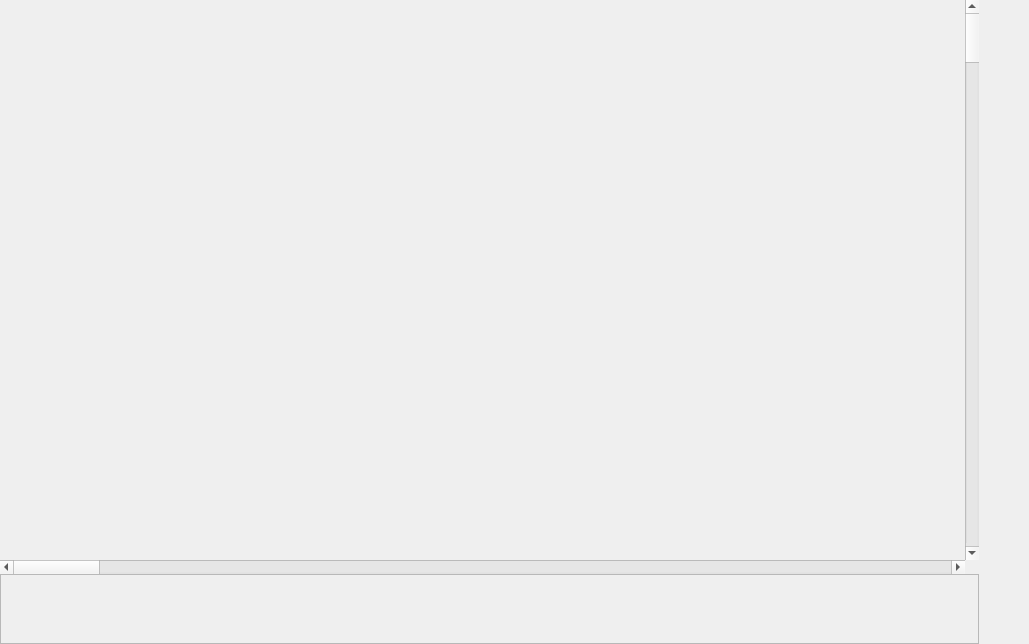
<?xml version="1.0" encoding="UTF-8"?>
<ui version="4.0">
 <class>MapsEditor</class>
 <widget class="QWidget" name="MapsEditor">
  <property name="geometry">
   <rect>
    <x>0</x>
    <y>0</y>
    <width>1029</width>
    <height>644</height>
   </rect>
  </property>
  <property name="windowTitle">
   <string>Form</string>
  </property>
  <layout class="QGridLayout" name="gridLayout" rowstretch="1,0,0" columnstretch="1,0,0">
   <property name="leftMargin">
    <number>0</number>
   </property>
   <property name="topMargin">
    <number>0</number>
   </property>
   <property name="rightMargin">
    <number>0</number>
   </property>
   <property name="bottomMargin">
    <number>0</number>
   </property>
   <property name="spacing">
    <number>0</number>
   </property>
   <item row="0" column="1">
    <widget class="QScrollBar" name="mapVScrollBar">
     <property name="orientation">
      <enum>Qt::Vertical</enum>
     </property>
    </widget>
   </item>
   <item row="1" column="0">
    <widget class="QScrollBar" name="mapHScrollBar">
     <property name="orientation">
      <enum>Qt::Horizontal</enum>
     </property>
    </widget>
   </item>
   <item row="0" column="0">
    <widget class="MapViewer" name="mapViewer" native="true"/>
   </item>
   <item row="0" column="2" rowspan="3">
    <widget class="BDocksZone" name="docks" native="true">
     <property name="minimumSize">
      <size>
       <width>50</width>
       <height>0</height>
      </size>
     </property>
    </widget>
   </item>
   <item row="2" column="0" colspan="2">
    <widget class="QScrollArea" name="scrollArea">
     <property name="widgetResizable">
      <bool>true</bool>
     </property>
     <widget class="QWidget" name="scrollAreaWidgetContents">
      <property name="geometry">
       <rect>
        <x>0</x>
        <y>0</y>
        <width>977</width>
        <height>68</height>
       </rect>
      </property>
     </widget>
    </widget>
   </item>
  </layout>
 </widget>
 <customwidgets>
  <customwidget>
   <class>MapViewer</class>
   <extends>QWidget</extends>
   <header>GUI/Tabs/mapviewer.h</header>
   <container>1</container>
  </customwidget>
  <customwidget>
   <class>BDocksZone</class>
   <extends>QWidget</extends>
   <header>GUI/Tabs/Docks/bdockszone.h</header>
   <container>1</container>
  </customwidget>
 </customwidgets>
 <resources/>
 <connections/>
</ui>
